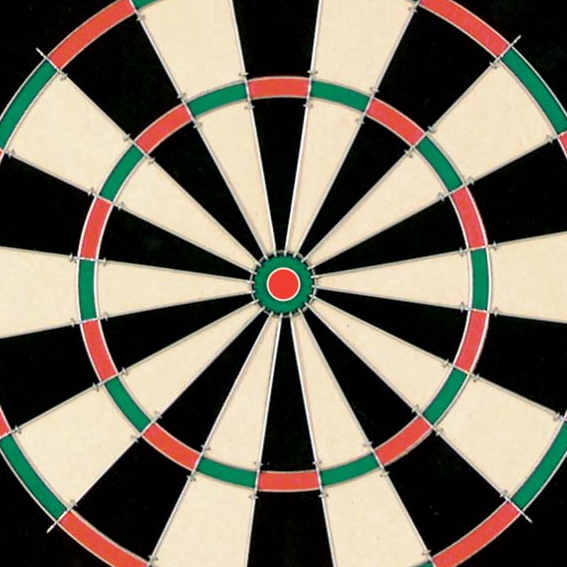
#> input picture images/positives/dart.bmp, 567 x 567 px, found by its file name; its folder holds only this picture in this run
$ python hough2.py images/positives/dart.bmp
#> lines starting #> are read from the running program, lines starting #| are printed output that depends on the picture; after the words box and inside, x2 and y2 are one past the last pixel; in counts of white or black regions, pixels touching at a corner belong together
import cv2 as cv, sys, numpy as np
import pprint as pp
np.set_printoptions(threshold=sys.maxsize)

#   edge detection opencv function

#first i will read the image and create the binary version using Canny

img = cv.imread('images/positives/'+sys.argv[1])
#> img is the input picture: shape (567, 567, 3); mean B, G, R 96.6, 111.5, 119.5
edges = cv.Canny(image=img, threshold1 = 100, threshold2 = 500 )
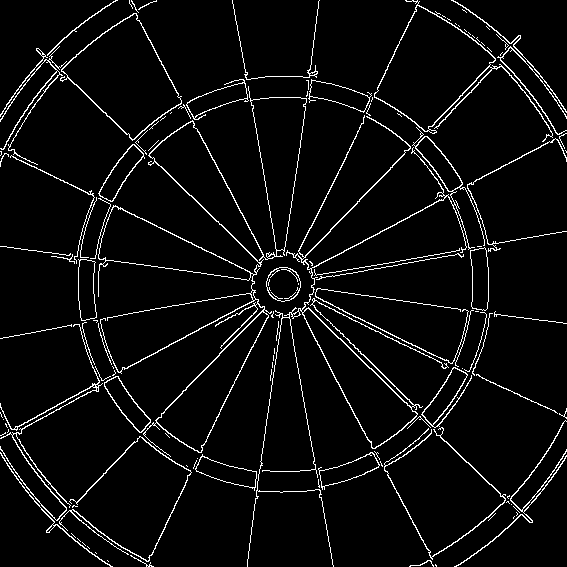
#> edges: shape (567, 567); 4.9% white in thin lines or dots
cv.imwrite('edges.jpg', edges)

# thetas is an array of all the angles i will be calculating lines for in image space
thetas = np.deg2rad(np.arange(-90.0, 90.0))
width = edges.shape[0]
#> width = 567
height = edges.shape[1]
#> height = 567
# max is the maximum possible rho value for a line in image space
max = int(round(np.sqrt((width**2) + (height**2))))
#> max = 802
# rhos is a list of all possible rho values to the nearest integer up to the max
rhos = np.arange(0, max, 1)
#> rhos = 802 values from 0 to 801

def hough_line():
    # Rho and Theta ranges

    # Cache some resuable values
    cos_theta = np.cos(thetas)
    sin_theta = np.sin(thetas)


    # (row, col) indexes to edges
    votes = np.zeros((len(rhos), len(thetas)))

    # Vote in the hough accumulator

    for i in range(width):
        for j in range(height):
            if(edges[i][j] != 0):
                x = i+1
                y = j+1
                for t in range(0, len(thetas)):
                    rho = int(round(abs((x * cos_theta[t]) + (y * sin_theta[t]))))
                    votes[rho][t] = votes[rho][t]+1
    return votes, thetas, rhos


def hough2line(votes, thetas, rhos):
    t = np.amax(votes)/2
    print(t)
    lines = np.argwhere(votes > 100)
    for l1 in range(len(lines)):
        x = int(lines[l1][0] + 1)
        y = round(np.deg2rad(int(lines[l1][1] + 1)), 2)
        # print(x, y)
        m = ((-np.cos(y))/(np.sin(y)))
        c = (x/(np.sin(y)))
        # print(m, c)
        pt1 = (0, int(c))
        pt2 = ((int((c)/m)), 0)
        # print(pt1, pt2)
        cv.line(edges, pt1, pt2, (255, 255, 255), 1)
    cv.imwrite('detectedline.jpg', edges )

votes, thetas, rhos = hough_line()
#> after the loop in hough_line, `for i in range(width):`:
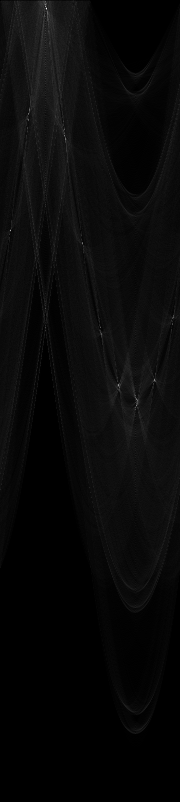
#> votes: shape (802, 180) float64; min 0, max 544, mean 19.7; drawn with min black and max white
#> thetas = 180 values from -1.57 to 1.55
hough2line(votes, thetas, rhos)
#| 272.0
#> after the loop in hough2line, `for l1 in range(len(lines)):`:
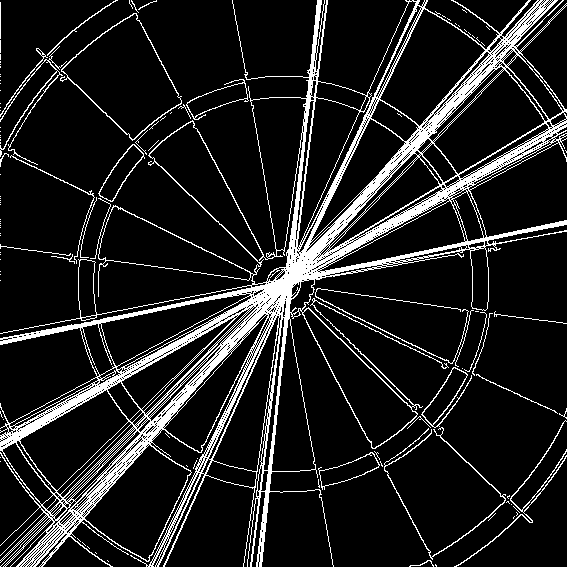
#> edges: shape (567, 567); 12.6% white; 113 white regions (84 under 20 px), largest, box (x1, y1, x2, y2) and area: (0, 0, 567, 567) 35557, (384, 427, 506, 560) 576, (60, 13, 182, 141) 507

$ run again, on images/positives/dart0.jpg
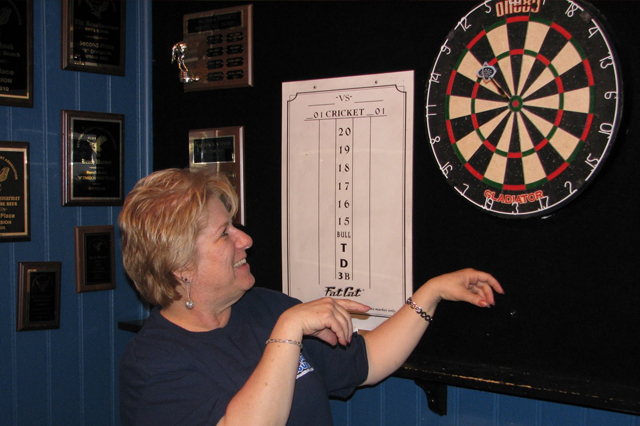
#> input picture images/positives/dart0.jpg, 640 x 426 px, found by its file name
#> img is the input picture: shape (426, 640, 3); mean B, G, R 55.7, 56.9, 65.9
#> after the loop in hough_line, `for i in range(width):`:
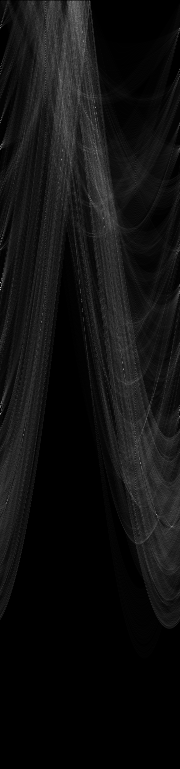
#> votes: shape (769, 180) float64; min 0, max 178, mean 16.6
#| 89.0
#> after the loop in hough2line, `for l1 in range(len(lines)):`:
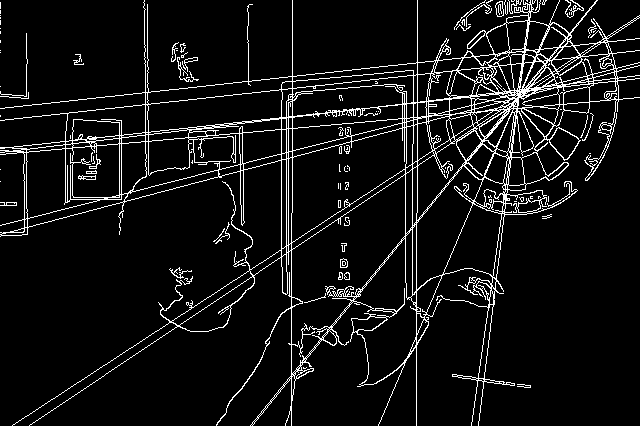
#> edges: shape (426, 640); 7.5% white in thin lines or dots
